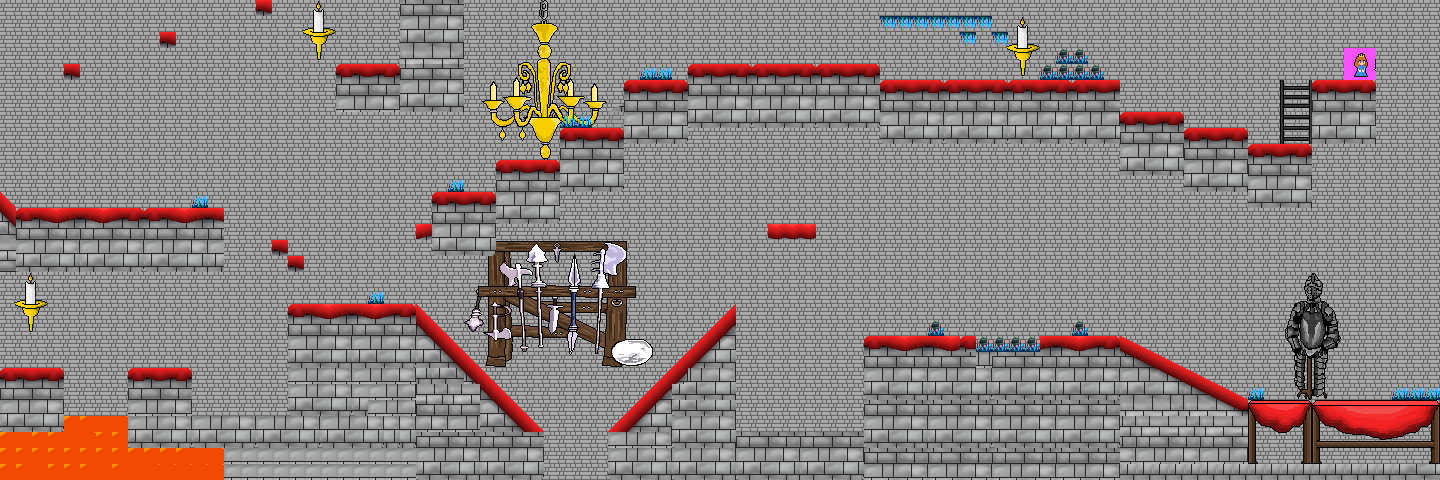

This is a level from a 2D game, rendered from its Tiled map with the project's own tilesets. A one-line summary and the map file follow, with tile-layer data summarised:
An orthogonal 90x30 tile map with 16x16 px tiles, 6 tile layers (Traceries, Background2,  Main obstacles, Traps-first-bro, ...), 6 tilesets and 34 objects.

<map version="2017.05.26" orientation="orthogonal" renderorder="right-down" width="90" height="30" tilewidth="16" tileheight="16" nextobjectid="92">
 <tileset firstgid="1" name="environment-background" tilewidth="16" tileheight="16" tilecount="280" columns="28">
  <image source="Tiles/environment-background.png" width="448" height="160" />
 </tileset>
 <tileset firstgid="281" source="castle.tsx" />
 <tileset firstgid="1561" source="environment-tiles.tsx" />
 <tileset firstgid="2233" source="lava-water.tsx" />
 <tileset firstgid="2273" source="back_castle.tsx" />
 <tileset firstgid="2274" source="sister.tsx" />
 <layer name="Traceries" width="90" height="30">
  <data>[2700 cells, 2700 non-empty, 5 distinct tile ids]</data>
 </layer>
 <layer name="Background2" width="90" height="30">
  <data>[2700 cells, 283 non-empty, 251 distinct tile ids]</data>
 </layer>
 <layer name=" Main obstacles" width="90" height="30">
  <data>[2700 cells, 884 non-empty, 232 distinct tile ids]</data>
 </layer>
 <objectgroup name="Line">
  <object id="23" x="2" y="0">
   <polyline points="0,0 -2,476 1434,476 1434,6 0,2" />
  </object>
  <object id="41" x="224.667" y="208.667">
   <polyline points="0,0 -208.667,0 -223.333,-14.6667 -224,62.6667 -2,63.3333 -0.666667,2" />
  </object>
  <object id="44" x="291.25" y="303.75">
   <polyline points="0,0 -4,3 -3.5,62.75 124,64 125,4 121.25,0 0,0" />
  </object>
  <object id="45" x="127.25" y="432.25">
   <polyline points="0,0 0.75,-61.25 4,-64.5 61.5,-64.5 64.5,-58.25 64.75,-0.75 0.25,-0.5" />
  </object>
  <object id="46" x="-0.25" y="432.75">
   <polyline points="0,0 0.75,-61.25 4,-64.5 61.5,-64.5 64.5,-58.25 64.75,-0.75 0.25,-0.5" />
  </object>
  <object id="50" x="66" y="432" width="1.33333" height="9.33333" />
  <object id="51" x="62.6667" y="432" width="0.666667" height="2" />
  <object id="52" x="62.6667" y="432" width="0.666667" height="2" />
  <object id="64" x="272" y="239.25">
   <polyline points="0,0 16,0 15.25,17.25 -0.25,16 -0.25,0.25" />
  </object>
  <object id="65" x="288" y="256">
   <polyline points="0,0 16,0 15.25,17.25 -0.25,16 -0.25,0.25" />
  </object>
  <object id="68" x="415" y="306">
   <polyline points="0,0 128,127 128,152" />
  </object>
  <object id="69" x="608" y="433">
   <polyline points="0,0 127,-129 126,11" />
  </object>
  <object id="71" x="977" y="351">
   <polyline points="0,0 -1,-14 -111,-14 -114,6" />
  </object>
  <object id="72" x="1046" y="357">
   <polyline points="0,0 -6,-22 74,-22 204,43 342,43" />
  </object>
  <object id="73" x="1388" y="401">
   <polyline points="0,0 48,14 47,1 -2,-1" />
  </object>
  <object id="74" x="770" y="240">
   <polyline points="0,0 46,1 47,-15 -2,-16 -1,-2" />
  </object>
  <object id="79" x="415.5" y="223.5">
   <polyline points="0,0 16,0 15.25,17.25 -0.25,16 -0.25,0.25" />
  </object>
  <object id="80" x="560" y="192">
   <polyline points="0,0 0.75,-61.25 4,-64.5 61.5,-64.5 64.5,-58.25 64.75,-0.75 0.25,-0.5" />
  </object>
  <object id="81" x="495.667" y="224">
   <polyline points="0,0 0.75,-61.25 4,-64.5 61.5,-64.5 64.5,-58.25 64.75,-0.75 0.25,-0.5" />
  </object>
  <object id="82" x="431.667" y="256.667">
   <polyline points="0,0 0.75,-61.25 4,-64.5 61.5,-64.5 64.5,-58.25 64.75,-0.75 0.25,-0.5" />
  </object>
  <object id="83" x="624.333" y="144.667">
   <polyline points="0,0 0.75,-61.25 4,-64.5 61.5,-64.5 64.5,-58.25 64.75,-0.75 0.25,-0.5" />
  </object>
  <object id="84" x="1247" y="208">
   <polyline points="0,0 0.75,-61.25 4,-64.5 61.5,-64.5 64.5,-58.25 64.75,-0.75 0.25,-0.5" />
  </object>
  <object id="85" x="1185" y="193">
   <polyline points="0,0 0.75,-61.25 4,-64.5 61.5,-64.5 64.5,-58.25 64.75,-0.75 0.25,-0.5" />
  </object>
  <object id="86" x="1121" y="176">
   <polyline points="0,0 0.75,-61.25 4,-64.5 61.5,-64.5 64.5,-58.25 64.75,-0.75 0.25,-0.5" />
  </object>
  <object id="87" x="1312" y="143">
   <polyline points="0,0 0.75,-61.25 4,-64.5 61.5,-64.5 64.5,-58.25 64.75,-0.75 0.25,-0.5" />
  </object>
  <object id="88" x="689" y="64">
   <polyline points="0,0 193,0 192,14 384,15" />
  </object>
  <object id="89" x="1096" y="78">
   <polyline points="0,0 22,0 22,-2 25,33" />
  </object>
  <object id="90" x="335" y="114">
   <polyline points="0,0 0.75,-47.0058 4,-49.5 61.5,-49.5 64.5,-44.7035 64.75,-0.575581 0.25,-0.383721" />
  </object>
  <object id="91" x="400" y="114">
   <polyline points="0,0 0.75,-104.932 4,-110.5 61.5,-110.5 64.5,-99.7927 64.75,-1.28488 0.25,-0.856589" />
  </object>
 </objectgroup>
 <layer name="Traps-first-bro" width="90" height="30">
  <data>[2700 cells, 232 non-empty, 24 distinct tile ids]</data>
 </layer>
 <layer name="Traps-second-bro" width="90" height="30">
  <data>[2700 cells, 0 non-empty, 0 distinct tile ids]</data>
 </layer>
 <layer name="Background-Water;Lava" width="90" height="30">
  <data>[2700 cells, 0 non-empty, 0 distinct tile ids]</data>
 </layer>
 <objectgroup name="Bonuses">
  <object id="67" x="1374.67" y="378.667" width="12" height="16" />
  <object id="75" x="10" y="348" width="12" height="11" />
  <object id="76" x="382" y="45" width="13" height="11" />
  <object id="77" x="974" y="34" width="14" height="8" />
  <object id="78" x="780" y="212" width="11" height="8" />
 </objectgroup>
 <objectgroup name="Platforms" />
</map>
